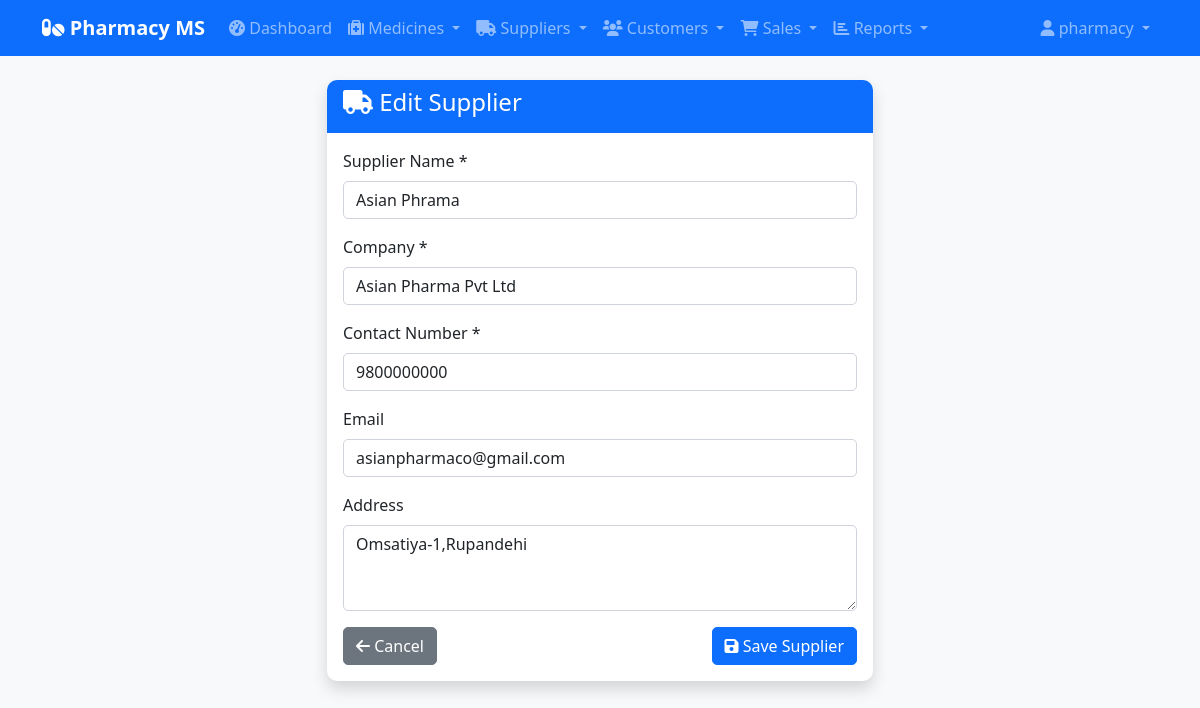
The app's page /suppliers/1/edit/ (signed in) with its own data.
### suppliers/models.py (models this page shows, shortened)
class Supplier(models.Model):
    name = models.CharField(max_length=100)
    company = models.CharField(max_length=100)
    contact_no = models.CharField(max_length=20)
    email = models.EmailField(blank=True)
    address = models.TextField(blank=True)

### suppliers/views.py (the view)
# urls.py: path('<int:pk>/edit/', views.supplier_update, name='supplier_update'),
@login_required
def supplier_update(request, pk):
    if request.user.profile.role == 'customer':
        from django.shortcuts import redirect
        return redirect('medicines:medicine_list')
    supplier = get_object_or_404(Supplier, pk=pk)
    if request.method == 'POST':
        form = SupplierForm(request.POST, instance=supplier)
        if form.is_valid():
            form.save()
            messages.success(request, 'Supplier updated successfully!')
            return redirect('suppliers:supplier_detail', pk=pk)
    else:
        form = SupplierForm(instance=supplier)
    return render(request, 'suppliers/supplier_form.html', {'form': form, 'supplier': supplier, 'title': 'Edit Supplier'})

### suppliers/forms.py
class SupplierForm(forms.ModelForm):
    class Meta:
        model = Supplier
        fields = ['name', 'company', 'contact_no', 'email', 'address']
        widgets = {
            'name': forms.TextInput(attrs={'class': 'form-control', 'placeholder': 'Enter supplier name'}),
            'company': forms.TextInput(attrs={'class': 'form-control', 'placeholder': 'Enter company name'}),
            'contact_no': forms.TextInput(attrs={'class': 'form-control', 'placeholder': 'Enter contact number'}),
            'email': forms.EmailInput(attrs={'class': 'form-control', 'placeholder': 'Enter email address'}),
            'address': forms.Textarea(attrs={'class': 'form-control', 'rows': 3, 'placeholder': 'Enter address'}),
        }

### templates/suppliers/supplier_form.html (shortened to what this page needs)
{% extends 'base.html' %}
{% block content %}
<div class="row justify-content-center">
    <div class="col-md-8 col-lg-6">
        <div class="card shadow">
            <div class="card-header bg-primary text-white">
                <h4><i class="fas fa-truck"></i> {{ title }}</h4>
            </div>
            <div class="card-body">
                <form method="post">
                    <div class="mb-3">
                        <label for="{{ form.name.id_for_label }}" class="form-label">Supplier Name *</label>
                        {{ form.name }}
                    </div>
                    <div class="mb-3">
                        <label for="{{ form.company.id_for_label }}" class="form-label">Company *</label>
                        {{ form.company }}
                    </div>
                    <div class="mb-3">
                        <label for="{{ form.contact_no.id_for_label }}" class="form-label">Contact Number *</label>
                        {{ form.contact_no }}
                    </div>
                    <div class="mb-3">
                        <label for="{{ form.email.id_for_label }}" class="form-label">Email</label>
                        {{ form.email }}
                    </div>
                    <div class="mb-3">
                        <label for="{{ form.address.id_for_label }}" class="form-label">Address</label>
                        {{ form.address }}
                    </div>
                    <div class="d-flex justify-content-between">
                        <a href="{% url 'suppliers:supplier_list' %}" class="btn btn-secondary">
                            <i class="fas fa-arrow-left"></i> Cancel
                        </a>
                        <button type="submit" class="btn btn-primary">
                            <i class="fas fa-save"></i> Save Supplier
                        </button>
                    </div>
                </form>
            </div>
        </div>
    </div>
</div>
{% endblock %}

### templates/base.html (shortened to what this page needs)
<!DOCTYPE html>
<html lang="en">
<head>
    <link href="https://cdn.jsdelivr.net/npm/bootstrap@5.1.3/dist/css/bootstrap.min.css" rel="stylesheet">
    <link href="https://cdnjs.cloudflare.com/ajax/libs/font-awesome/6.0.0/css/all.min.css" rel="stylesheet">
    {% load static %}
    <link rel="stylesheet" href="{% static 'css/style.css' %}">
</head>
<body>
    <nav class="navbar navbar-expand-lg navbar-dark bg-primary">
        <div class="container">
            <a class="navbar-brand" href="{% url 'reports:dashboard' %}">
                <i class="fas fa-pills"></i> Pharmacy MS
            </a>
            <div class="collapse navbar-collapse" id="navbarNav">
                <ul class="navbar-nav me-auto">
                    <li class="nav-item">
                        <a class="nav-link" href="{% url 'reports:dashboard' %}">
                            <i class="fas fa-tachometer-alt"></i> Dashboard
                        </a>
                    </li>
                    <li class="nav-item dropdown">
                        <a class="nav-link dropdown-toggle" href="#" id="medicinesDropdown" role="button" data-bs-toggle="dropdown">
                            <i class="fas fa-medkit"></i> Medicines
                        </a>
                    </li>
                    <li class="nav-item dropdown">
                        <a class="nav-link dropdown-toggle" href="#" id="suppliersDropdown" role="button" data-bs-toggle="dropdown">
                            <i class="fas fa-truck"></i> Suppliers
                        </a>
                    </li>
                    <li class="nav-item dropdown">
                        <a class="nav-link dropdown-toggle" href="#" id="customersDropdown" role="button" data-bs-toggle="dropdown">
                            <i class="fas fa-users"></i> Customers
                        </a>
                    </li>
                    <li class="nav-item dropdown">
                        <a class="nav-link dropdown-toggle" href="#" id="salesDropdown" role="button" data-bs-toggle="dropdown">
                            <i class="fas fa-shopping-cart"></i> Sales
                        </a>
                    </li>
                    <li class="nav-item dropdown">
                        <a class="nav-link dropdown-toggle" href="#" id="reportsDropdown" role="button" data-bs-toggle="dropdown">
                            <i class="fas fa-chart-bar"></i> Reports
                        </a>
                    </li>
                </ul>
                <ul class="navbar-nav">
                    <li class="nav-item dropdown">
                        <a class="nav-link dropdown-toggle" href="#" id="userDropdown" role="button" data-bs-toggle="dropdown">
                            <i class="fas fa-user"></i> {{ user.username }}
                        </a>
                    </li>
                </ul>
            </div>
        </div>
    </nav>
    <div class="container mt-4">
        {% block content %}{% endblock %}
    </div>
</body>
</html>

### static/css/style.css (style rules this page uses)
body { background-color: #f8f9fa; }
.navbar-brand { font-weight: bold; }
.card { border: none; border-radius: 10px; box-shadow: 0 2px 10px rgba(0,0,0,0.1); }
.card-header { border-radius: 10px 10px 0 0 !important; border: none; }
.btn { border-radius: 5px; }
.form-control, .form-select { border-radius: 5px; border: 1px solid #ced4da; }

### records on screen
Supplier: name "Asian Phrama", company "Asian Pharma Pvt Ltd", contact_no "9800000000", email "asianpharmaco@gmail.com", address "Omsatiya-1,Rupandehi"

### other values on screen
{{ user.username }} "pharmacy"
{{ title }} "Edit Supplier"
